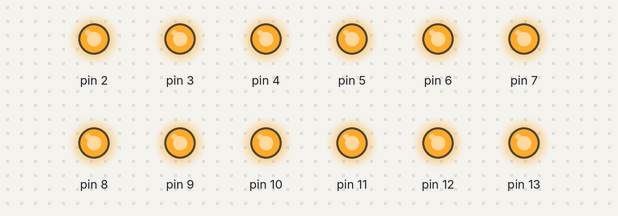
Simulated run of this sketch. Board: Arduino Uno, built with avr-gcc and run on an emulated ATmega328P. Parts: output pins drawn as LEDs (lit = HIGH).

Above: at 0.1 s.
Timing chart, 0 to 1.6 s (numbered marks = the images above):
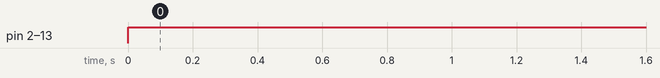

The sketch:

laser.ino
```cpp
void setup() {
  for (int i = 2; i <= 13; i++) {
    pinMode(i, OUTPUT);
  }
}

void loop() {
  for (int i = 2; i <= 13; i++) {
    digitalWrite(i, HIGH);
  }
}
```

Measured:
- by itself, pin 2–13: LOW → HIGH at 0.00 s
